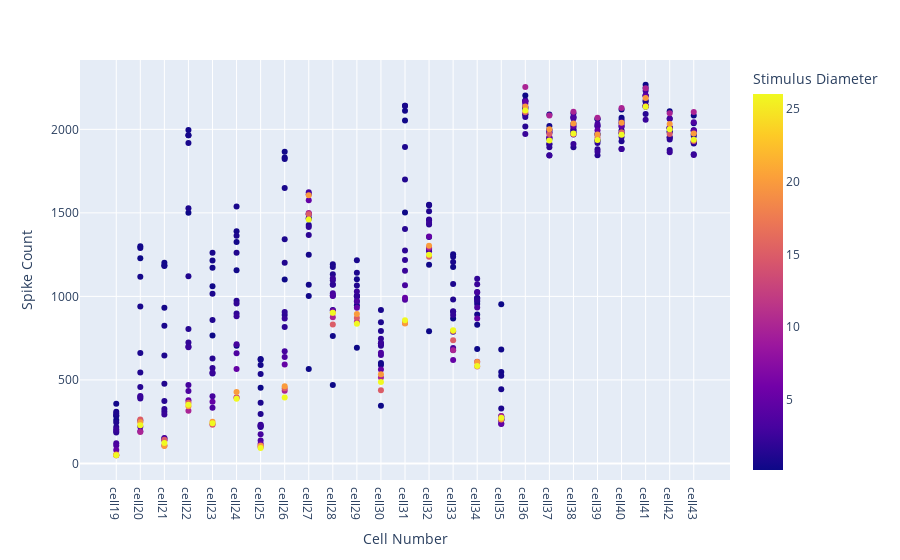

The notebook cell saved with this chart:
### Code cell
fig = px.scatter(datadf,datadf["Cell Number"], datadf["Spike Count"],color =datadf['Stimulus Diameter'] )
fig.update_layout(
    autosize=True,)

fig.show()

### Figure 1 — Plotly figure (JSON) as saved in the notebook; plotly's stock layout.template omitted (floating-point values rounded to 4 significant figures; data arrays with more than 128 entries replaced by an {"elided": "..."} marker saying what was removed)
{"data": [{"hovertemplate": "Cell Number=%{x}<br>Spike Count=%{y}<br>Stimulus Diameter=%{marker.color}<extra></extra>", "legendgroup": "", "marker": {"color": {"elided": "450 float values"}, "coloraxis": "coloraxis", "symbol": "circle"}, "mode": "markers", "name": "", "orientation": "v", "showlegend": false, "type": "scatter", "x": {"elided": "450 str values"}, "xaxis": "x", "y": {"elided": "450 int values"}, "yaxis": "y"}], "layout": {"autosize": true, "coloraxis": {"colorbar": {"title": {"text": "Stimulus Diameter"}}, "colorscale": [[0, "#0d0887"], [0.1111, "#46039f"], [0.2222, "#7201a8"], [0.3333, "#9c179e"], [0.4444, "#bd3786"], [0.5556, "#d8576b"], [0.6667, "#ed7953"], [0.7778, "#fb9f3a"], [0.8889, "#fdca26"], [1, "#f0f921"]]}, "legend": {"tracegroupgap": 0}, "margin": {"t": 60}, "xaxis": {"anchor": "y", "domain": [0, 1], "title": {"text": "Cell Number"}}, "yaxis": {"anchor": "x", "domain": [0, 1], "title": {"text": "Spike Count"}}}}
